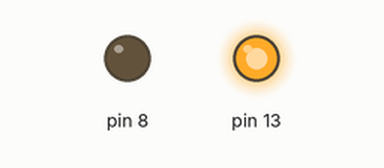
The sketch below on a simulated Arduino Uno, built with avr-gcc and run on an emulated ATmega328P. Shown: output pins drawn as LEDs (lit = HIGH).

Above: at 0.1 s.
At 2.3 s:
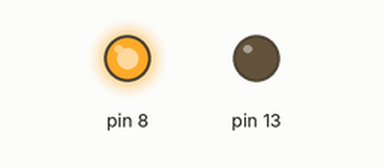
At 4.6 s:
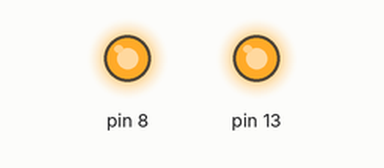
Timing chart, 0 to 6.5 s (numbered marks = the images above):
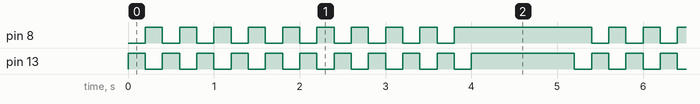

The sketch:

siren.ino
```cpp
void setup()
{
 pinMode(13,OUTPUT);
 pinMode(8,OUTPUT);
}


void loop()
{
  for(int i = 0; i < 10; i++)
  {
    digitalWrite(13,HIGH);
    delay(200);
    digitalWrite(13, LOW);
    digitalWrite(8, HIGH);
    delay(200);
    digitalWrite(8,LOW);
  }

  digitalWrite(13, HIGH);
  digitalWrite(8, HIGH);
  delay(1000);
}
```

Measured:
- by itself, pin 8: repeats every 5.0 s: 8 × (LOW 0.20 s, HIGH 0.20 s), LOW 0.20 s, HIGH 1.6 s
- by itself, pin 13: repeats every 5.0 s: 9 × (LOW 0.20 s, HIGH 0.20 s), LOW 0.20 s, HIGH 1.2 s
- by itself, everything shown: repeats every 5.0 s, in 20 steps
